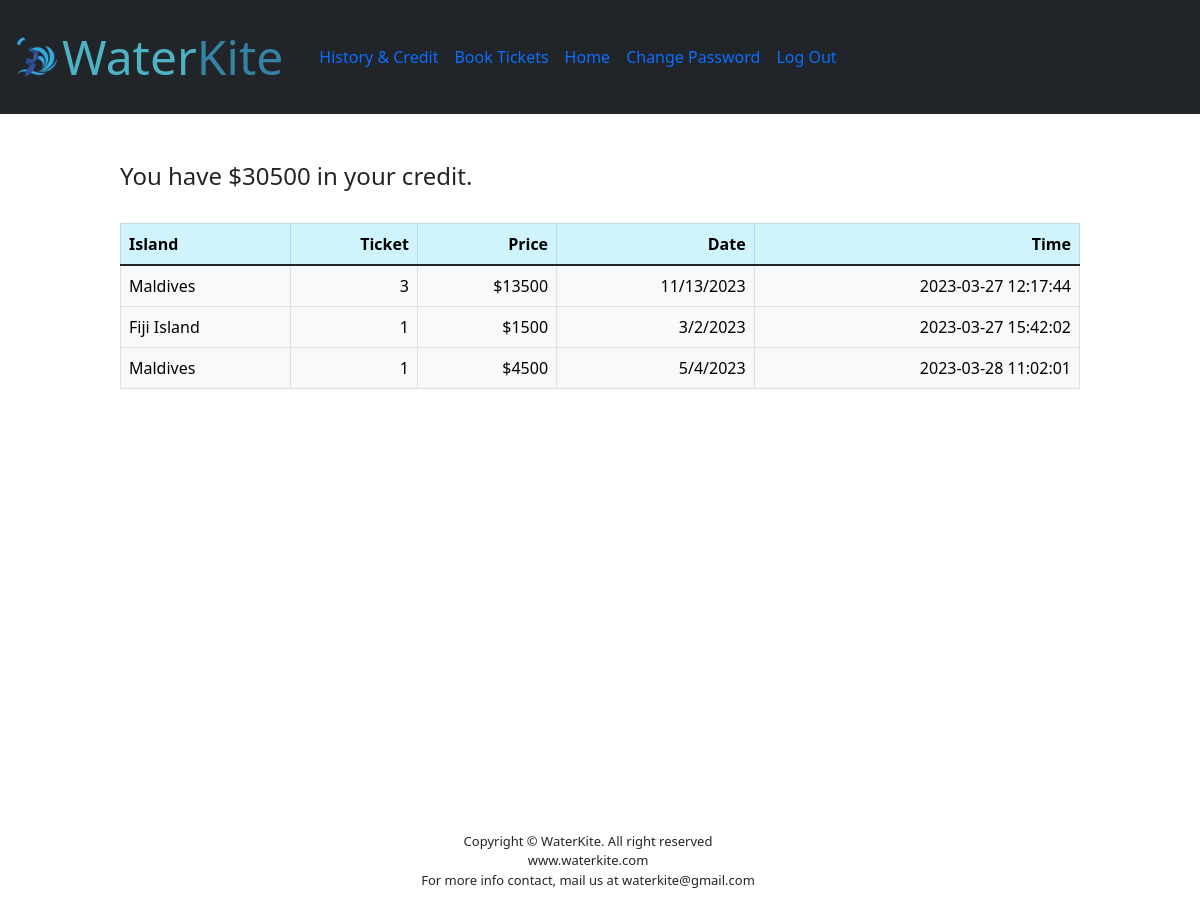
The app's page /history (signed in) with its own data.
### tables this page shows
CREATE TABLE users (id INTEGER PRIMARY KEY AUTOINCREMENT NOT NULL, username TEXT NOT NULL, hash TEXT NOT NULL, cash NUMERIC NOT NULL DEFAULT 50000.00);

CREATE TABLE 'history'(
user_id INTEGER NOT NULL,
island TEXT NOT NULL,
ticket INT SIGNED NOT NULL,
price NUMERIC,
'time' DATETIME NOT NULL DEFAULT CURRENT_TIMESTAMP, day INTEGER NOT NULL, month INTEGER NOT NULL, year INTEGER NOT NULL,
FOREIGN KEY (user_id) REFERENCES users(id)
);

### app.py (the view)
@app.route("/history")
@login_required
def history():
    user_id = session["user_id"]
    history = db.execute("SELECT island, time, ticket, price, year, month ||'/'|| day as date FROM history WHERE user_id = ?", user_id)
    cashes = db.execute("SELECT cash FROM users WHERE id = ?", user_id)
    cash = cashes[0]["cash"]
    return render_template("history.html", history=history, cash=cash)

### app.py (called while the page is built)
@app.after_request
def after_request(response):
    response.headers["Cache-Control"] = "no-cache, no-store, must-revalidate"
    response.headers["Expires"] = 0
    response.headers["Pragma"] = "no-cache"
    return response

### helpers.py (called while the page is built)
def login_required(f):
    @wraps(f)
    def decorated_function(*args, **kwargs):
        if session.get("user_id") is None:
            return redirect("/login")
        return f(*args, **kwargs)
    return decorated_function

### templates/history.html (shortened to what this page needs)
{% extends "layout.html" %}
{% block header %}
  <div class="container-fluid">
<div class="collapse navbar-collapse" id="navbarSupportedContent">
  <ul class="navbar-nav me-auto mb-2 mb-lg-0">
          <ul class="navbar-nav me-auto mt-2">
          <li class="nav-item"><a class="nav-link" href="/history">History & Credit</a></li><br><br>
          <li class="nav-item"><a class="nav-link" href="/book">Book Tickets</a></li>
          <li class="nav-item"><a class="nav-link" href="/index">Home</a></li>
        </ul>
        <ul class="navbar-nav ms-auto mt-2">
          <li class="nav-item"><a class="nav-link" href="/password">Change Password</a></li>
          <li class="nav-item"><a class="nav-link" href="/logout">Log Out</a></li>
      </ul>
    </div>
    </div>
{% endblock %}
{% block main %}
<br><br>
<div class="fix">
<h4>You have ${{ cash }} in your credit.</h4>
<br>
<table class="table table-bordered">
        <thead>
            <tr class="table-info">
                <th class="text-start">Island</th>
                <th class="text-end">Ticket</th>
                <th class="text-end">Price</th>
                <th class="text-end">Date</th>
                <th class="text-end">Time</th
            </tr>
        </thead>
        <tbody>
            {% for history in history %}
            <tr class="table-light">
                    <td class="text-start">{{ history ["island"] }}</td>
                    <td class="text-end">{{ history ["ticket"] }}</td>
                    <td class="text-end">${{ history ["price"] }}</td>
                    <td class="text-end">{{ history ["date"] }}/{{ history ["year"] }}</td>
                    <td class="text-end">{{ history ["time"] }}</td>
            </tr>
                {% endfor %}
        </tbody>
    </table>
    </div>
{% endblock %}

### static/styles.css (style rules this page uses)
.nav-item { font-size: medium; }

### templates/history.html (style rules this page uses)
.fix { margin-left: 10%; margin-right: 10%; }

### records on screen
users: cash "30500"
history: island "Maldives", ticket "3", price "13500", history "11/13", year "2023", time "2023-03-27 12:17:44"
history: island "Fiji Island", ticket "1", price "1500", history "3/2", year "2023", time "2023-03-27 15:42:02"
history: island "Maldives", ticket "1", price "4500", history "5/4", year "2023", time "2023-03-28 11:02:01"
